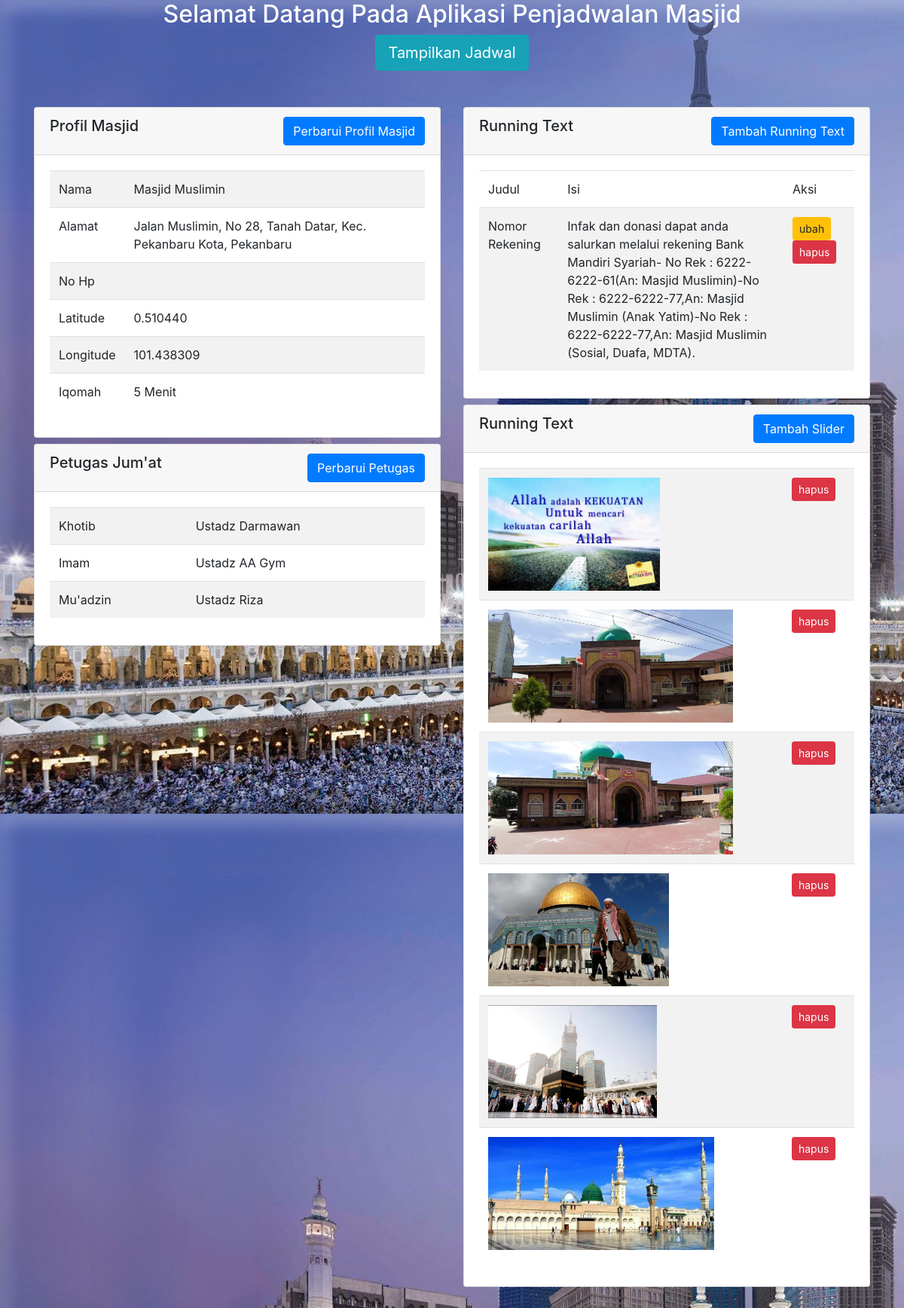
/index.php (signed in), run on the app's committed database.
### tables this page shows
CREATE TABLE `masjid` (
  `id` int(11) NOT NULL,
  `email` varchar(100) NOT NULL,
  `password` text NOT NULL,
  `nama` varchar(100) NOT NULL,
  `alamat` text NOT NULL,
  `lo` varchar(20) NOT NULL,
  `ln` varchar(20) NOT NULL,
  `hp` varchar(20) NOT NULL,
  `gambar` text NOT NULL,
  `iqomah` int(11) NOT NULL,
  `khotib` varchar(100) NOT NULL,
  `imam` varchar(100) NOT NULL,
  `muadzin` varchar(100) NOT NULL
);

CREATE TABLE `running_text` (
  `id` int(11) NOT NULL,
  `judul` varchar(100) NOT NULL,
  `isi` text NOT NULL
);

CREATE TABLE `slider` (
  `id` int(10) NOT NULL,
  `gambar` text NOT NULL
);

### index.php (the view, shortened to what this page needs)
<?php
require "koneksi.php";
$sql="select * from masjid where (id=?)";
$stmt=$conn->prepare($sql);
$stmt->execute([1]);
$result=$stmt->fetch();
$sql1="select * from running_text";
$stmt1=$conn->prepare($sql1);
$stmt1->execute();
$result1=$stmt1->fetchAll();
$sql2="select * from slider";
$stmt2=$conn->prepare($sql2);
$stmt2->execute();
$result2=$stmt2->fetchAll();
?>
<!DOCTYPE html>
<html lang="en">
<head>
  <link rel="stylesheet" href="dist/css/bootstrap.min.css">
  <link rel="stylesheet" href="dist/css/flipclock.css">
  <link rel="stylesheet" href="dist/css/style.css">
</head>
<body style="background-image: url('img/bg.jpg')">
 <div class="container">
  <div class="text-center">
  <h2 class="text-white text-center">Selamat Datang Pada Aplikasi Penjadwalan Masjid</h2>
  <a href="jadwal2.php" class="btn btn-info btn-lg "> Tampilkan Jadwal </a>
</div>
  <div class="row mt-5">
    <div class="col-6">
      <div class="card mb-2">
        <div class="card-header d-flex justify-content-between">
          <h5>Profil Masjid</h5>
          <button  class="btn btn-primary" data-toggle="modal" data-target="#perbarui-masjid">Perbarui Profil Masjid</a>
        </div>
        <div class="card-body">
          <table class="table table-striped ">
            <tbody>
              <tr>
                <td>Nama</td>
                <td><?php echo $result['nama'] ?></td>
              </tr>
              <tr>
                <td>Alamat</td>
                <td><?php echo $result['alamat'] ?></td>
              </tr>
              <tr>
                <td>No Hp</td>
                <td><?php echo $result['hp'] ?></td>
              </tr>
              <tr>
                <td>Latitude</td>
                <td><?php echo $result['ln'] ?></td>
              </tr>
              <tr>
                <td>Longitude</td>
                <td><?php echo $result['lo'] ?></td>
              </tr>
              <tr>
                <td>Iqomah</td>
                <td><?php echo $result['iqomah'] ?> Menit</td>
              </tr>
            </tbody>
          </table>
        </div>
      </div>
       <div class="card">
        <div class="card-header d-flex justify-content-between">
          <h5>Petugas Jum'at</h5>
          <button  class="btn btn-primary" data-toggle="modal" data-target="#perbarui-petugas">Perbarui Petugas</button>
        </div>
        <div class="card-body">
          <table class="table table-striped ">
            <tbody>
              <tr>
                <td>Khotib</td>
                <td><?php echo $result['khotib'] ?></td>
              </tr>
              <tr>
                <td>Imam</td>
                <td><?php echo $result['imam'] ?></td>
              </tr>
              <tr>
                <td>Mu'adzin</td>
                <td><?php echo $result['muadzin'] ?></td>
              </tr>
            </tbody>
          </table>
        </div>
      </div>
    </div>
    <div class="col-6">
      <div class="card mb-2">
        <div class="card-header d-flex justify-content-between">
          <h5>Running Text</h5>
          <a href="create-running.php" class="btn btn-primary"> Tambah Running Text</a>
        </div>
        <div class="card-body">
          <table class="table table-striped ">
            <thead>
              <tr>
                <td>Judul</td>
                <td width="60%">Isi</td>
                <td>Aksi</td>
              </tr>
            </thead>
            <tbody>
              <?php foreach ($result1 as $row) : ?>
                <tr>
                  <td><?php echo $row['judul']; ?></td>
                  <td><?= $row['isi'] ?></td>
                  <td><a class="btn btn-sm btn-warning" href="edit-running.php?id=<?= $row['id'] ?>">ubah</a>
                    <a class="btn btn-sm btn-danger" href="delete-running.php?id=<?= $row['id'] ?>">hapus</a></td>
                  </tr>
                <?php endforeach; ?>
              </tbody>
            </table>
          </div>
        </div>
          <div class="card">
        <div class="card-header d-flex justify-content-between">
          <h5>Running Text</h5>
          <button data-toggle="modal" data-target="#tambah-slider" class="btn btn-primary"> Tambah Slider</a>
        </div>
        <div class="card-body">
          <table class="table table-striped ">
            <tbody>
              <?php foreach ($result2 as $row) : ?>
                <tr>
                  <td><img src="<?php echo $row['gambar']?>" style="height:150px;"></td>
                  <td>
                    <a class="btn btn-sm btn-danger" href="delete-slider.php?id=<?= $row['id'] ?>">hapus</a></td>
                  </tr>
                <?php endforeach; ?>
              </tbody>
            </table>
          </div>
        </div>
    </div>
  </div>
  </div>
</body>
</html>

### data on the page
masjid: nama "Masjid Muslimin", alamat "Jalan Muslimin, No 28, Tanah Datar, Kec. Pekanbaru Kota, Pekanbaru", ln "0.510440", lo "101.438309", iqomah "5", khotib "Ustadz Darmawan", imam "Ustadz AA Gym", muadzin "Ustadz Riza"
running_text: judul "Nomor Rekening", isi "Infak dan donasi dapat anda salurkan melalui rekening Bank Mandiri Syariah- No Rek : 6222-6222-61(An: Masjid Muslimin)-No Rek : 6222-6222-77,An: Masjid Muslimin (Anak Yatim)-No Rek : 6222-6222-77,An: Masjid Muslimin (Sosial, Duafa, MDTA)."
slider: gambar (picture)
slider: gambar (picture)
slider: gambar (picture)
slider: gambar (picture)
slider: gambar (picture)
slider: gambar (picture)
